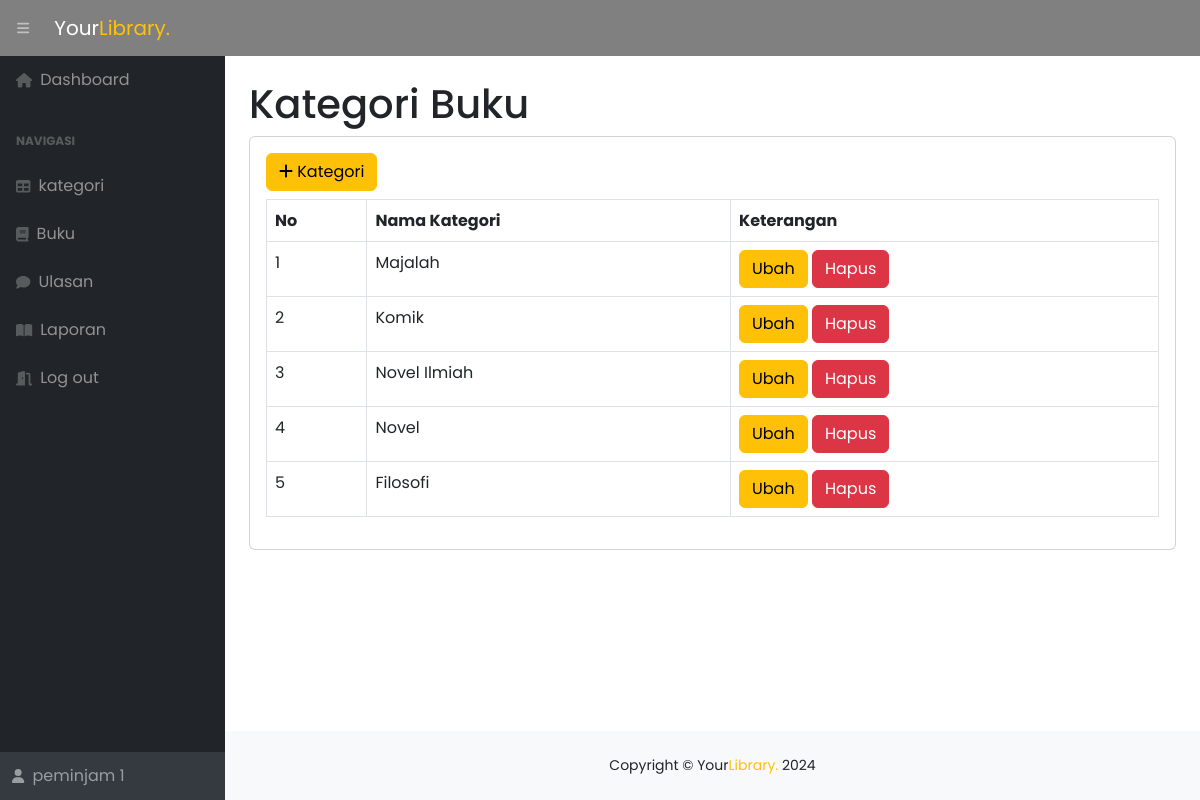
/?page=kategori (signed in), run on the app's committed database.
### tables this page shows
CREATE TABLE `kategori` (
  `kategori_id` int(11) NOT NULL,
  `kategori` varchar(255) DEFAULT NULL
);

### kategori.php (the view)
<h1 class="mt-4">Kategori Buku</h1>
<div class="card">
    <div class="card-body">
    <div class="row">
        <div class="col-md-12">
            <a href="?page=kategori_tambah" class="btn btn-warning"><i class="fa fa-plus"></i> Kategori</a>
            <table class="table table-bordered mt-2" id="dataTable" width="100%" cellspacing="0">
                <tr>
                    <th>No</th>
                    <th>Nama Kategori</th>
                    <th>Keterangan</th>
                </tr>
                <?php
                $i = 1;
                    $query = mysqli_query($koneksi, "SELECT*FROM kategori");
                    while ($data = mysqli_fetch_array($query)) {
                        ?>
                        <tr>
                            <td><?php echo $i++ ?></td>
                            <td><?php echo $data['kategori']; ?></td>
                            <td>
                                <a href="?page=kategori_ubah&&id=<?php echo $data['kategori_id']; ?>" class="btn btn-warning">Ubah</a>
                                <a onclick="return confirm('Apakah Anda Ingin Menghapus Data Ini?')" href="?page=kategori_hapus&&id=<?php echo $data['kategori_id']; ?>" class="btn btn-danger">Hapus</a>
                            </td>
                        </tr>
                        <?php
                    }
                ?>
            </table>
        </div>
    </div>
    </div>
</div>

### index.php (style rules this page uses)
* { font-family: 'Poppins', sans-serif; text-decoration: none; }

### data on the page
kategori: kategori "Majalah"
kategori: kategori "Komik"
kategori: kategori "Novel Ilmiah"
kategori: kategori "Novel"
kategori: kategori "Filosofi"

### other printed values
$_SESSION['user']['nama_lengkap'] "peminjam 1"
